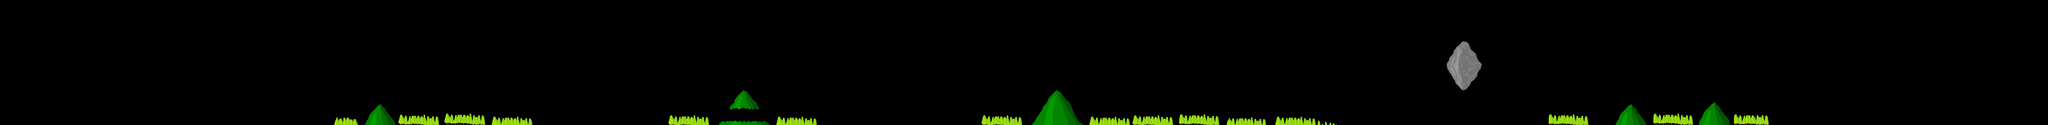

Below is a game level as drawn by its tile map, then a one-line description and the .tmx that defines it (tile-layer data replaced by summaries):
An orthogonal 785x48 tile map with 8x8 px tiles, 1 tile layer (BG), 2 tilesets and 40 objects (33x SimpleEnemyStraight, 7x SimpleEnemySine).

<map version="1.0" tiledversion="1.1.5" orientation="orthogonal" renderorder="right-down" width="785" height="48" tilewidth="8" tileheight="8" infinite="0" nextobjectid="50">
 <tileset firstgid="1" name="tileset" tilewidth="8" tileheight="8" tilecount="2720" columns="32">
  <image source="level01.tmx.png" width="256" height="680" />
 </tileset>
 <tileset firstgid="2721" name="objects" tilewidth="32" tileheight="32" tilecount="3" columns="1">
  <image source="objects.png" width="32" height="96" />
 </tileset>
 <layer name="BG" width="785" height="48" offsetx="509.833" offsety="74.3333">
  <data>[37680 cells, 28027 non-empty, 2678 distinct tile ids]</data>
 </layer>
 <objectgroup name="Objects">
  <object id="1" type="SimpleEnemySine" gid="2722" x="1457.5" y="240.666" width="32" height="32">
   <properties>
    <property name="sprite" value="simpleEnemy" />
   </properties>
  </object>
  <object id="8" type="SimpleEnemyStraight" gid="2723" x="960.667" y="72" width="32" height="32" />
  <object id="9" type="SimpleEnemyStraight" gid="2723" x="985.167" y="72" width="32" height="32" />
  <object id="10" type="SimpleEnemyStraight" gid="2723" x="1010.17" y="72" width="32" height="32" />
  <object id="11" type="SimpleEnemyStraight" gid="2723" x="1516.58" y="295.333" width="32" height="32" />
  <object id="12" type="SimpleEnemyStraight" gid="2723" x="1541.08" y="295.333" width="32" height="32" />
  <object id="13" type="SimpleEnemyStraight" gid="2723" x="1566.08" y="295.333" width="32" height="32" />
  <object id="14" type="SimpleEnemyStraight" gid="2723" x="1586.58" y="39.3333" width="32" height="32" />
  <object id="15" type="SimpleEnemyStraight" gid="2723" x="1611.08" y="39.3333" width="32" height="32" />
  <object id="16" type="SimpleEnemyStraight" gid="2723" x="1636.08" y="39.3333" width="32" height="32" />
  <object id="17" type="SimpleEnemySine" gid="2722" x="1850" y="273" width="32" height="32">
   <properties>
    <property name="sprite" value="simpleEnemy" />
   </properties>
  </object>
  <object id="18" type="SimpleEnemySine" gid="2722" x="1887" y="229" width="32" height="32">
   <properties>
    <property name="sprite" value="simpleEnemy" />
   </properties>
  </object>
  <object id="19" type="SimpleEnemySine" gid="2722" x="1928" y="187" width="32" height="32">
   <properties>
    <property name="sprite" value="simpleEnemy" />
   </properties>
  </object>
  <object id="20" type="SimpleEnemyStraight" gid="2723" x="2415.25" y="361.333" width="32" height="32" />
  <object id="21" type="SimpleEnemyStraight" gid="2723" x="2439.75" y="361.333" width="32" height="32" />
  <object id="22" type="SimpleEnemyStraight" gid="2723" x="2464.75" y="361.333" width="32" height="32" />
  <object id="23" type="SimpleEnemyStraight" gid="2723" x="2369.25" y="194" width="32" height="32" />
  <object id="24" type="SimpleEnemyStraight" gid="2723" x="2393.75" y="194" width="32" height="32" />
  <object id="25" type="SimpleEnemyStraight" gid="2723" x="2418.75" y="194" width="32" height="32" />
  <object id="26" type="SimpleEnemyStraight" gid="2723" x="2368.92" y="92" width="32" height="32" />
  <object id="27" type="SimpleEnemyStraight" gid="2723" x="2393.42" y="92" width="32" height="32" />
  <object id="28" type="SimpleEnemyStraight" gid="2723" x="2418.42" y="92" width="32" height="32" />
  <object id="29" type="SimpleEnemySine" gid="2722" x="2599" y="295" width="32" height="32">
   <properties>
    <property name="sprite" value="simpleEnemy" />
   </properties>
  </object>
  <object id="30" type="SimpleEnemySine" gid="2722" x="2636" y="251" width="32" height="32">
   <properties>
    <property name="sprite" value="simpleEnemy" />
   </properties>
  </object>
  <object id="31" type="SimpleEnemySine" gid="2722" x="2677" y="209" width="32" height="32">
   <properties>
    <property name="sprite" value="simpleEnemy" />
   </properties>
  </object>
  <object id="32" type="SimpleEnemyStraight" gid="2723" x="2663.25" y="54" width="32" height="32" />
  <object id="33" type="SimpleEnemyStraight" gid="2723" x="2687.75" y="54" width="32" height="32" />
  <object id="34" type="SimpleEnemyStraight" gid="2723" x="2712.75" y="54" width="32" height="32" />
  <object id="35" type="SimpleEnemyStraight" gid="2723" x="3043.25" y="78.6667" width="32" height="32" />
  <object id="36" type="SimpleEnemyStraight" gid="2723" x="3067.75" y="78.6667" width="32" height="32" />
  <object id="37" type="SimpleEnemyStraight" gid="2723" x="3092.75" y="78.6667" width="32" height="32" />
  <object id="38" type="SimpleEnemyStraight" gid="2723" x="3044.58" y="168" width="32" height="32" />
  <object id="39" type="SimpleEnemyStraight" gid="2723" x="3069.08" y="168" width="32" height="32" />
  <object id="40" type="SimpleEnemyStraight" gid="2723" x="3094.08" y="168" width="32" height="32" />
  <object id="44" type="SimpleEnemyStraight" gid="2723" x="3040.58" y="266.667" width="32" height="32" />
  <object id="45" type="SimpleEnemyStraight" gid="2723" x="3065.08" y="266.667" width="32" height="32" />
  <object id="46" type="SimpleEnemyStraight" gid="2723" x="3090.08" y="266.667" width="32" height="32" />
  <object id="47" type="SimpleEnemyStraight" gid="2723" x="3043.25" y="346.667" width="32" height="32" />
  <object id="48" type="SimpleEnemyStraight" gid="2723" x="3067.75" y="346.667" width="32" height="32" />
  <object id="49" type="SimpleEnemyStraight" gid="2723" x="3092.75" y="346.667" width="32" height="32" />
 </objectgroup>
</map>
